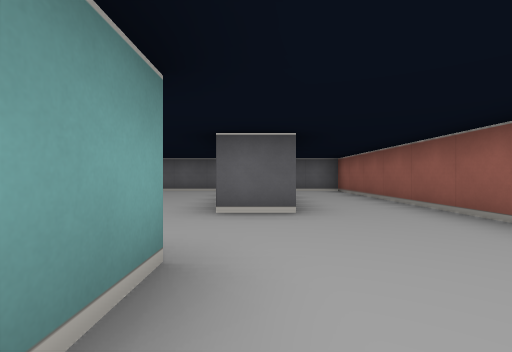
[1] (above)

16 first-person views from a walk through a cub3D maze. The camera is about half as high as the walls, looks level and sees 85° across. The floor is counted in squares. Each view is taken from the middle of a square. On the plan, view 1 faces up. The plan holds only what a view shows up to about 9 squares ahead; the rest is blank.

[2]
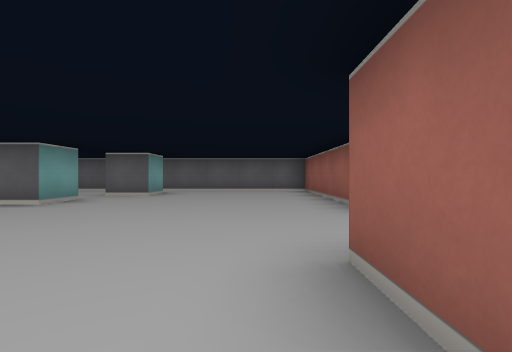

[3]
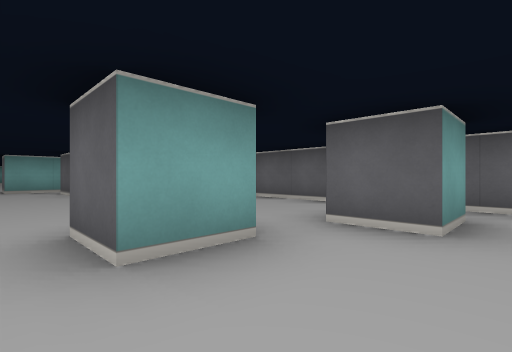

[4]
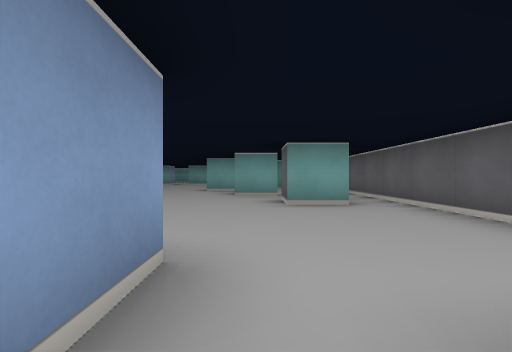

[5]
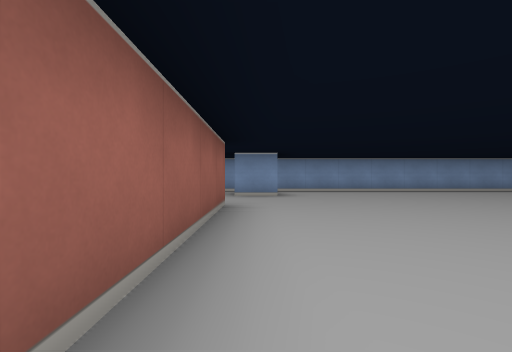

[6]
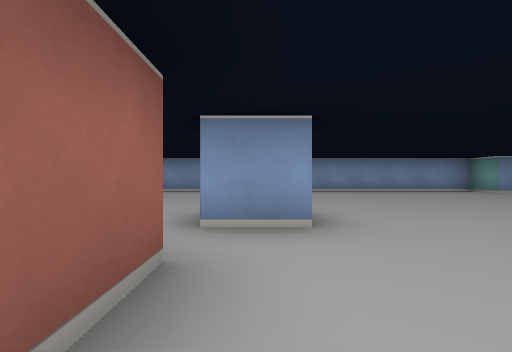

[7]
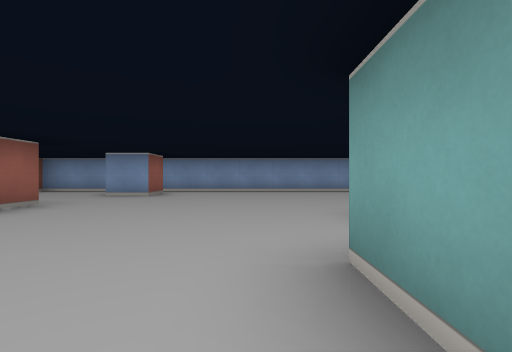

[8]
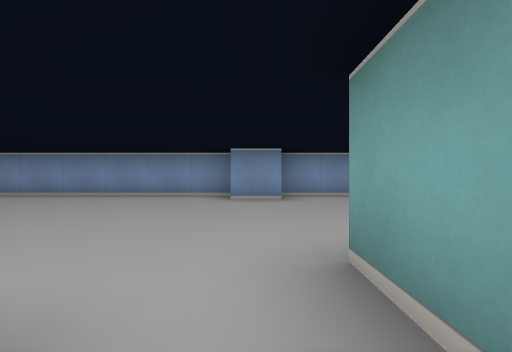

[9]
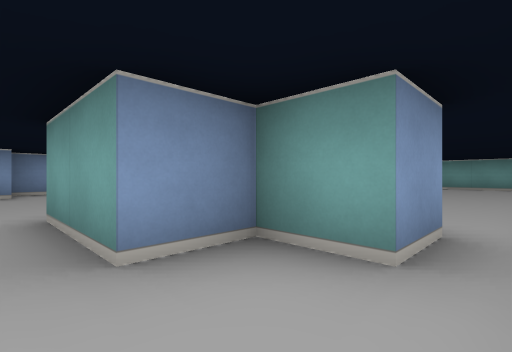

[10]
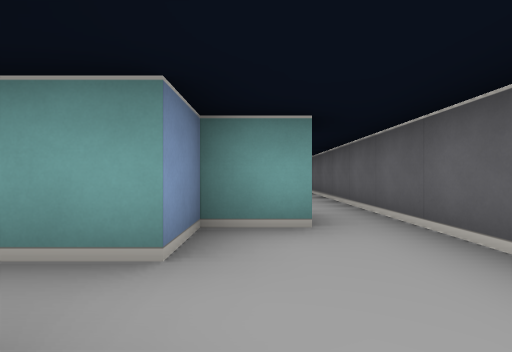

[11]
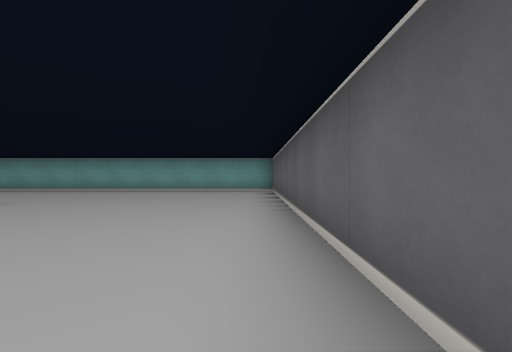

[12]
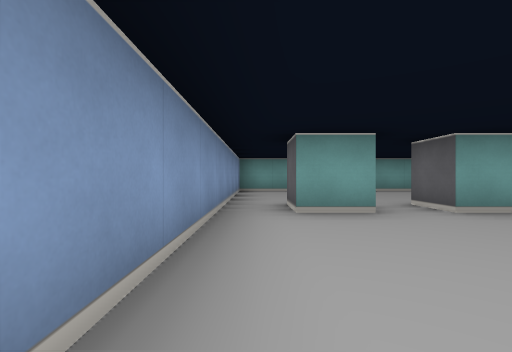

[13]
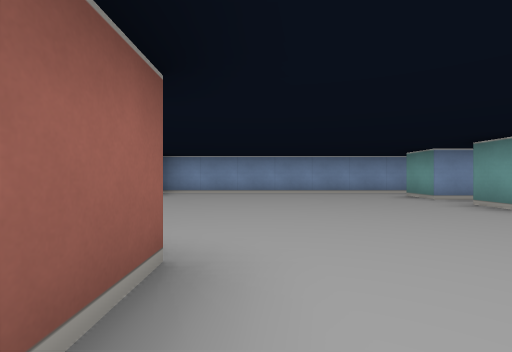

[14]
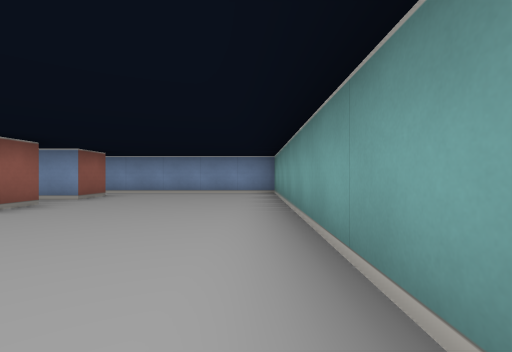

[15]
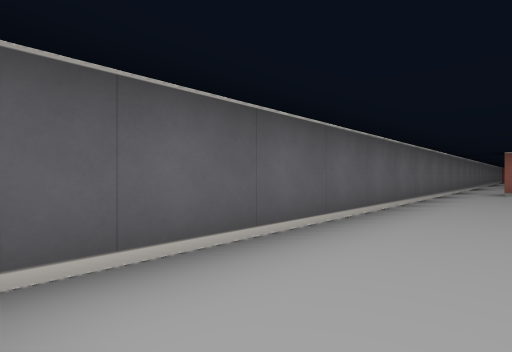

[16]
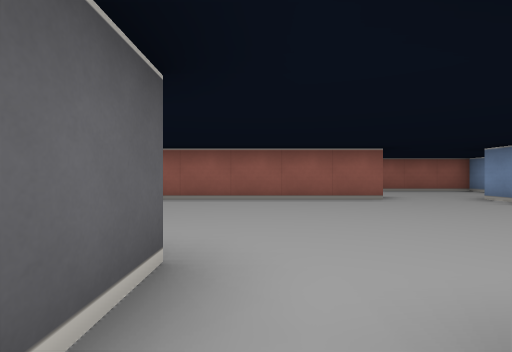

### Floor plan
Points are (right, up) in squares from view 1. A wall is a line through its corners. A room is listed if a view was taken in it or the views show most of it. See-through windows are left out.
Room 1 (views 1, 2, 3, 4, 5, 6, 7, 8, 9, 10, 11, 12, 13, 14, 15, 16)
walls: (-11.5, 6.6) (-11.5, 5.5) (-12.5, 5.5); (-9.5, 7.5) (-9.5, 6.5) (-10.4, 6.5); (-13.6, 0.5) (-12.5, 0.5) (-12.5, -0.5) (2.5, -0.5) (2.5, 8.5) (1.1, 8.5); (-15.5, 5.5) (-15.5, 7.5) (-14.5, 7.5) (-14.5, 6.5) (-13.5, 6.5) (-13.5, 4.5) (-14.5, 4.5); (-6.5, 5.5) (-5.5, 5.5) (-5.5, 4.5) (-6.5, 4.5); (-6.5, 8.5) (-24.2, 8.5); (-4.5, 7.5) (-4.5, 6.5) (-5.5, 6.5) (-5.5, 7.5); (-19.5, 3.2) (-19.5, 2.5) (-20.5, 2.5) (-20.5, 3.2); (-19.5, 1.5) (-19.5, 0.5) (-20.5, 0.5) (-20.5, 1.5) (-19.5, 1.5); (-1.5, 0.5) (-1.5, 1.5) (-0.5, 1.5) (-0.5, 0.5); (0.5, 3.5) (-0.5, 3.5) (-0.5, 8.5) (-4.9, 8.5); (-24.5, 8.6) (-24.5, -0.5) (-13.5, -0.5)

Positions as (right, up) in squares from view 1, and headings:
1: (0, 0), facing up
2: (-2, 0), facing up
3: (-4, 4), facing up-left
4: (-5, 6), facing left
5: (-1, 8), facing down
6: (-6, 8), facing down
7: (-4, 8), facing down
8: (-13, 6), facing down
9: (-13, 8), facing down-left
10: (-12, 7), facing left
11: (-16, 8), facing left
12: (-16, 0), facing left
13: (-16, 7), facing down
14: (-24, 7), facing down
15: (-24, 7), facing up-right
16: (-6, 6), facing right
